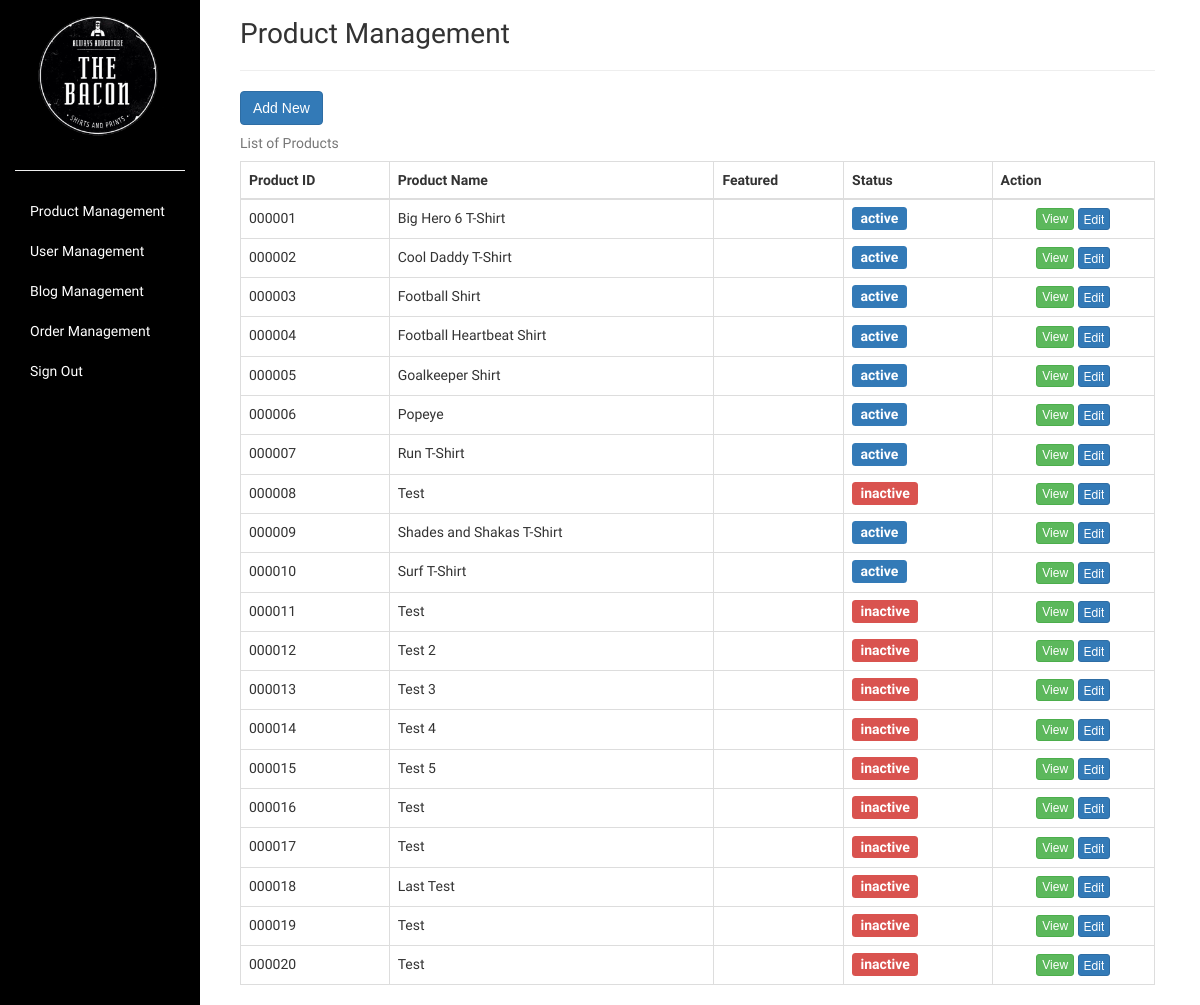
Screenshot of /admin/product-management.php (signed in) with the database file from the repository.
### tables this page shows
CREATE TABLE `bacon_products` (
  `product_id` int(6) UNSIGNED ZEROFILL NOT NULL,
  `product_name` varchar(255) NOT NULL,
  `product_description` varchar(255) NOT NULL,
  `product_image` varchar(255) NOT NULL,
  `product_price` varchar(255) NOT NULL,
  `product_category_id` int(255) NOT NULL,
  `status_id` int(11) NOT NULL
);

CREATE TABLE `bacon_status` (
  `status_id` int(11) NOT NULL,
  `status_name` varchar(255) NOT NULL
);

### admin/product-management.php (the view, shortened to what this page needs)
<?php
function display_content() {
if(!isset($_SESSION['role']) || $_SESSION['role'] != 'admin') {
?>
	<div class="container">
	<div class="row">
		<div class="col-md-12">
			<div class="admin-logo text-center">
				<h2>
					<a href="admin-login.php"><img class="img-responsive" src="../img/thebaconblack.png"></a>
				</h2>
			</div>
		</div>
	</div>
	<div class="panel panel-default">
		<div class="panel-body">
			<p class="text-center">You do not have administrator privileges to access this page!</p>
		</div>
	</div>
</div>
<?php
require_once '../partials/admin-footer.php';
} else {
	require_once '../partials/admin-sidenav.php';
	require_once '../bacon-connection.php';
	$sql = "SELECT * from bacon_products ORDER BY product_id ASC";
	$result = mysqli_query($conn,$sql);
?>
<div class="col-sm-9 col-sm-offset-3 col-md-10 col-md-offset-2">
	<div class="content">
		<div class="container-fluid">
			<h1>Product Management</h1>
			<hr>
			<div class="row">
				<div class="col-md-12">
					<form method="POST">
						<input type="button" class="btn btn-primary" name="add-product" id="add-product" data-toggle="modal" data-target="#addProductModal" value="Add New">
					</form>
					<div id="product-table">
						<table class="table table-bordered">
							<caption>List of Products</caption>
							<thead>
								<tr>
									<th>Product ID</th>
									<th>Product Name</th>
									<th>Featured</th>
									<th>Status</th>
									<th>Action</th>
								</tr>
							</thead>
							<tbody>
<?php
if (mysqli_num_rows($result) > 0) {
while ($row = mysqli_fetch_assoc($result)) {
extract($row);
?>
								<tr>
									<td><?php echo $product_id; ?></td>
									<td><?php echo $product_name; ?></td>
									<td>
									</td>
									<td class="status">
									<?php
										$status_sql = "SELECT a.status_name FROM bacon_status a, bacon_products b WHERE a.status_id = b.status_id AND b.product_id = '$product_id'";
										$result_status = mysqli_query($conn,$status_sql);
										if(mysqli_num_rows($result_status) > 0) {
											while($row = mysqli_fetch_assoc($result_status)) {
												extract($row);
												echo "<span id='status-span' class='label'>" . $status_name . "</span>";
											}
										}
									?>
									</td>
									<td class="text-center">
										<form method="POST">
											<input type="button" name="view-item" id="<?php echo $product_id; ?>" class="btn btn-success btn-xs view-product-data" value="View">
											<a href="edit-product.php?id=<?php echo $product_id; ?>" class="btn btn-primary btn-xs adjust">Edit</a>
										</form>
									</td>
								</tr>
<?php
}
?>
							</tbody>
						</table>
					</div>
				</div>
			</div>
		</div>
	</div>
</div>
<?php
}
}
}
require_once 'admin-index.php';
?>

### css/admin-style.css (style rules this page uses)
* { font-family: 'Ubuntu Condensed', sans-serif; }
a { color: black; }
#status-span { font-size: 14px; }
.adjust { font-size: 12px; font-family: "Helvetica Neue", Helvetica, Arial, sans-serif; }

### rows the page displays
bacon_products: product_id "000001", product_name "Big Hero 6 T-Shirt"
bacon_status: status_name "active"
bacon_products: product_id "000002", product_name "Cool Daddy T-Shirt"
bacon_products: product_id "000003", product_name "Football Shirt"
bacon_products: product_id "000004", product_name "Football Heartbeat Shirt"
bacon_products: product_id "000005", product_name "Goalkeeper Shirt"
bacon_products: product_id "000006", product_name "Popeye"
bacon_products: product_id "000007", product_name "Run T-Shirt"
bacon_products: product_id "000008", product_name "Test"
bacon_status: status_name "inactive"
bacon_products: product_id "000009", product_name "Shades and Shakas T-Shirt"
bacon_products: product_id "000010", product_name "Surf T-Shirt"
bacon_products: product_id "000011", product_name "Test"
bacon_products: product_id "000012", product_name "Test 2"
bacon_products: product_id "000013", product_name "Test 3"
bacon_products: product_id "000014", product_name "Test 4"
bacon_products: product_id "000015", product_name "Test 5"
bacon_products: product_id "000016", product_name "Test"
bacon_products: product_id "000017", product_name "Test"
bacon_products: product_id "000018", product_name "Last Test"
bacon_products: product_id "000019", product_name "Test"
bacon_products: product_id "000020", product_name "Test"
